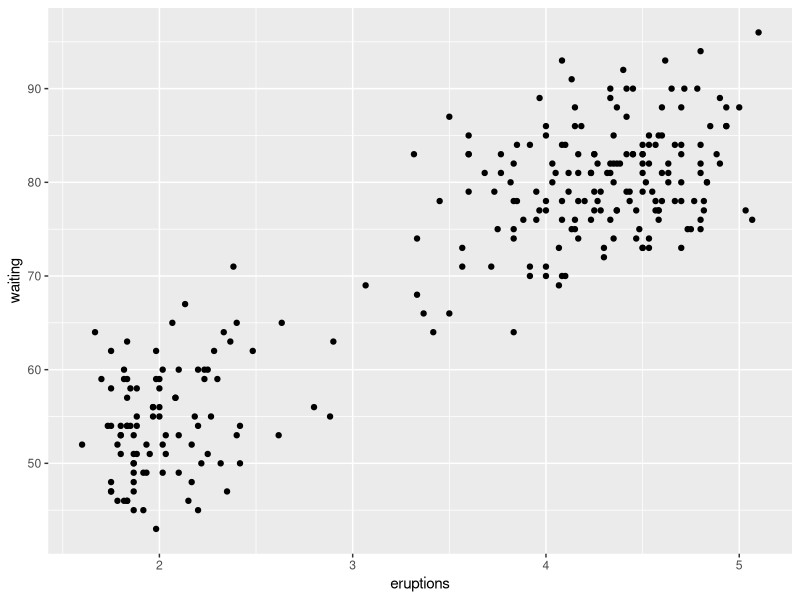
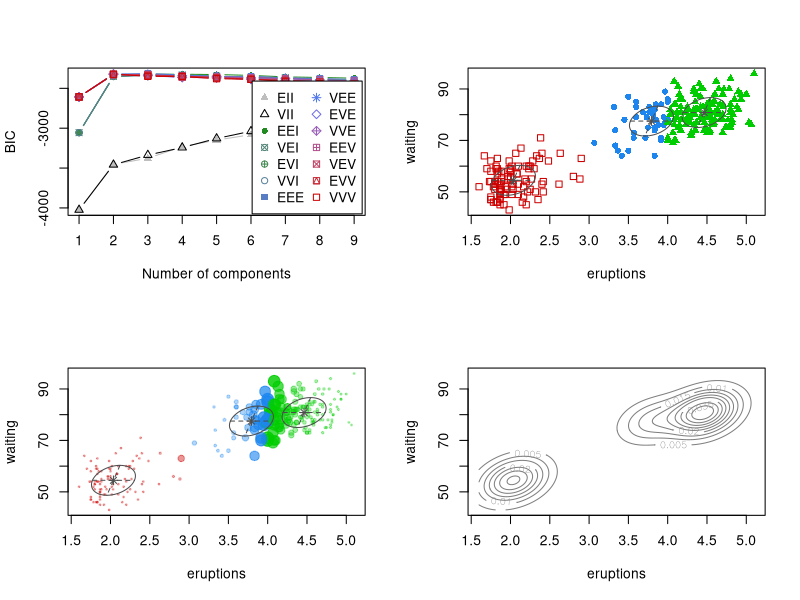

These figures' R source, in order:
## ----first, include=FALSE, purl=TRUE, message=FALSE----------------------
# This code chunk contains R code already described in the previous chapters
# that is required by following examples

## Datasets from packages
# none

## other datasets used
# faithful

#############################
## packages needed: mclust ##
#############################

## ----message=FALSE-------------------------------------------------------
require(mclust)
require(ggplot2)

## ----02g-plotanalysisff--------------------------------------------------
ggp <- ggplot(data=faithful, mapping = aes(x=eruptions, y= waiting)) +
  geom_point()
print(ggp)

faithfulMclust <- Mclust(faithful)
summary(faithfulMclust)

## ----02g-analysissumwithparsff-------------------------------------------
summary(faithfulMclust, parameters = TRUE)

## ----02g-plotsff, fig.height=8,fig.width=10------------------------------
op <- par(mfrow = c(2, 2))
plot(faithfulMclust, what = "BIC")
plot(faithfulMclust, what = "classification")
plot(faithfulMclust, what = "uncertainty")
plot(faithfulMclust, what = "density")
par(op)

## ----02g-helpff, eval=FALSE----------------------------------------------
## ?mclustModelNames

## ----02g-help2ff, eval=FALSE---------------------------------------------
## help(package = "mclust")
